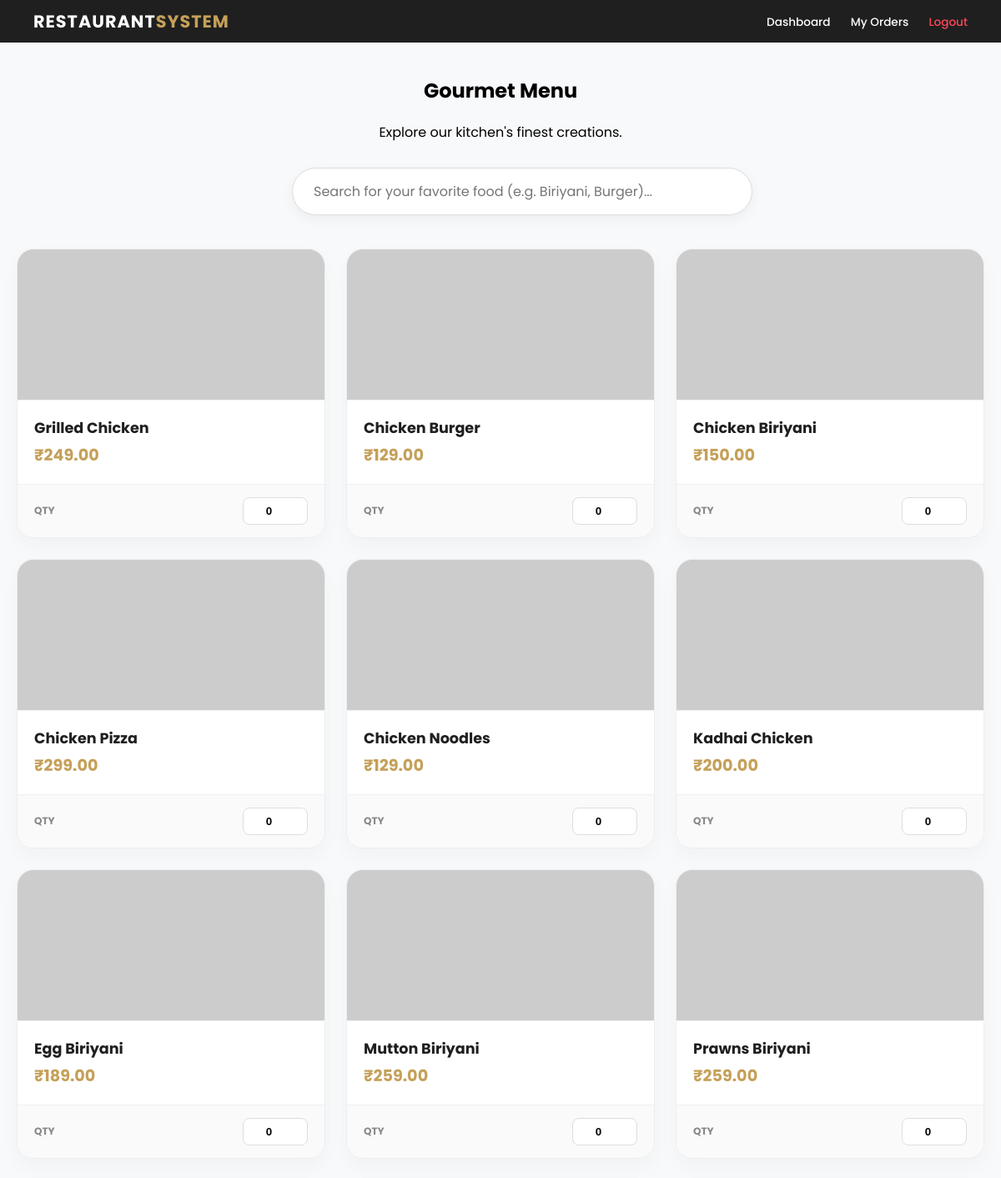
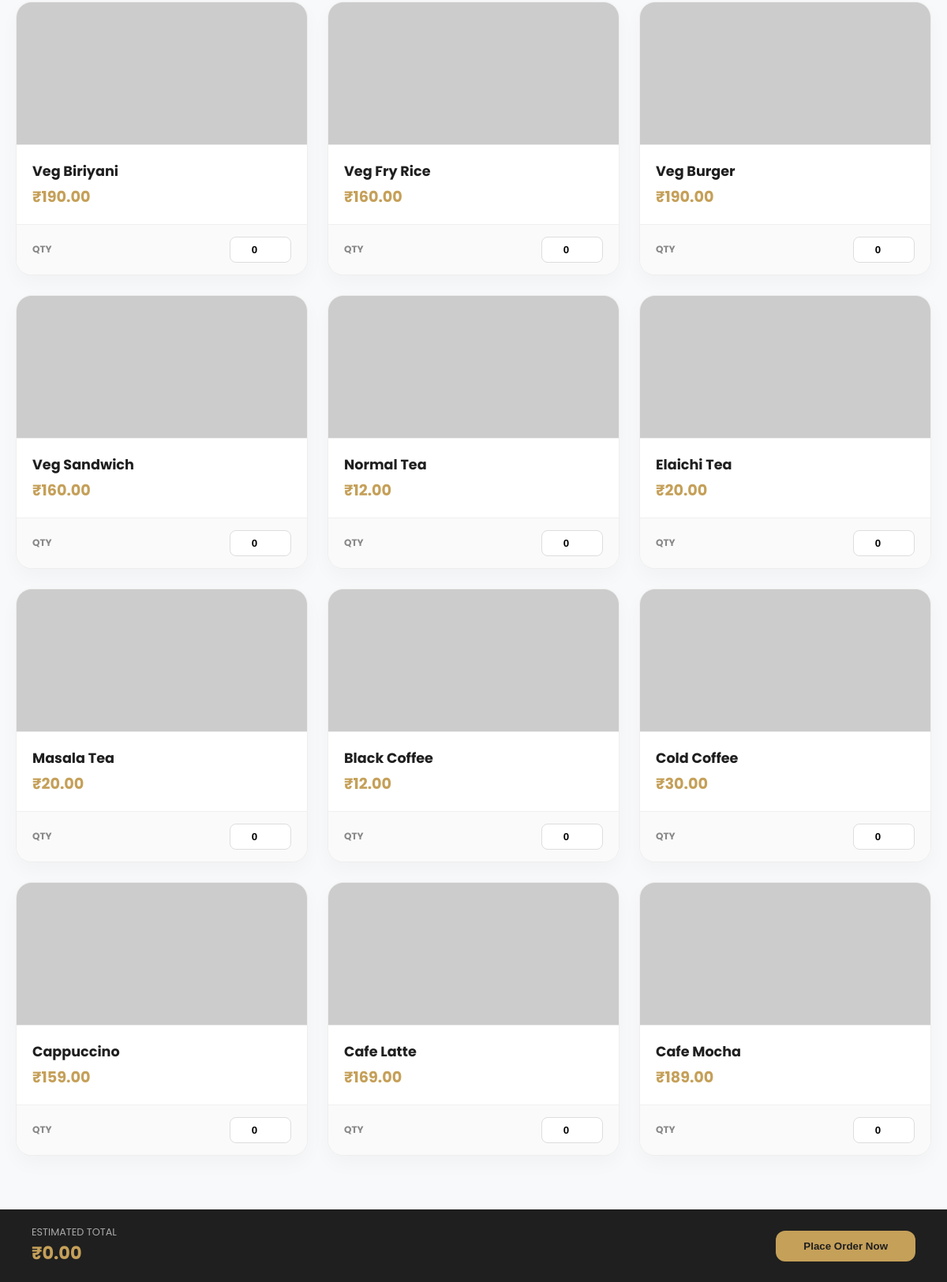
Screenshot of /order.php (signed in) with the database file from the repository (2 pictures, top to bottom).
### tables this page shows
CREATE TABLE `menu` (
  `menu_id` int(11) NOT NULL,
  `item_name` varchar(100) NOT NULL,
  `description` text DEFAULT NULL,
  `price` decimal(10,2) NOT NULL,
  `image` varchar(255) DEFAULT NULL,
  `category` varchar(50) DEFAULT NULL,
  `created_at` timestamp NOT NULL DEFAULT current_timestamp()
);

### order.php (the view, shortened to what this page needs)
<?php
require_once __DIR__ . '/config.php';
$menus = $conn->query("SELECT * FROM menu");
?>
<!DOCTYPE html>
<html lang="en">
<head>
</head>
<body>
<nav class="navbar">
    <h1>RESTAURANT<span>SYSTEM</span></h1>
    <div class="nav-links">
        <a href="customer_dashboard.php">Dashboard</a>
        <a href="my_orders.php">My Orders</a>
        <a href="logout.php" style="color: #ff4757;">Logout</a>
    </div>
</nav>
<div class="container">
    <div class="menu-header">
        <h2>Gourmet Menu</h2>
        <p>Explore our kitchen's finest creations.</p>
    </div>
    <div class="search-container">
        <input type="text" id="menuSearch" placeholder="Search for your favorite food (e.g. Biriyani, Burger)...">
    </div>
    <form method="POST" id="orderForm">
        <div class="menu-grid" id="menuGrid">
            <?php while ($row = $menus->fetch_assoc()): ?>
                <div class="food-card">
                    <?php
                        $rawImg = $row['image'];
                        if (filter_var($rawImg, FILTER_VALIDATE_URL)) { $imgSrc = $rawImg; }
                        elseif (!empty($rawImg)) { $imgSrc = "images/" . $rawImg; }
                        else { $imgSrc = "images/default-food.jpg"; }
                    ?>
                    <img src="<?php echo $imgSrc; ?>" class="food-image" onerror="this.onerror=null;this.src='https://via.placeholder.com/300x200?text=Food+Image';">
                    <div class="food-info">
                        <div class="food-name"><?php echo htmlspecialchars($row['item_name']); ?></div>
                        <div class="food-price">₹<?php echo number_format($row['price'], 2); ?></div>
                    </div>
                    <div class="qty-wrapper">
                        <span style="font-size: 0.75rem; color: #888; font-weight:700;">QTY</span>
                        <input type="number" name="items[<?php echo $row['menu_id']; ?>]"
                               class="qty-input" data-price="<?php echo $row['price']; ?>"
                               min="0" value="0">
                    </div>
                </div>
            <?php endwhile; ?>
        </div>
        <div class="summary-bar">
            <div>
                <span style="color: #aaa; font-size: 0.8rem; display: block;">ESTIMATED TOTAL</span>
                <span class="total-display">₹<span id="liveTotal">0.00</span></span>
            </div>
            <button type="submit" name="place_order" class="btn-order">Place Order Now</button>
        </div>
    </form>
</div>
</body>
</html>

### order.php (style rules this page uses)
:root { --gold: #c5a059; --dark: #1f1f1f; --bg: #f8f9fa; }
body { background: var(--bg); font-family: 'Poppins', sans-serif; margin: 0; padding-bottom: 120px; }
.navbar { background: var(--dark); padding: 15px 40px; display: flex; justify-content: space-between; align-items: center; color: white; position: sticky; top: 0; z-index: 1000; }
.navbar h1 span { color: var(--gold); }
.navbar a { color: white; text-decoration: none; font-size: 0.85rem; margin-left: 20px; font-weight: 500; }
.container { max-width: 1200px; margin: 40px auto; padding: 0 20px; }
.menu-header { margin-bottom: 30px; text-align: center; }
.navbar { background: var(--dark); padding: 10px 40px; display: flex; justify-content: space-between; align-items: center; color: white; position: sticky; top: 0; z-index: 1000; }
.navbar h1 { font-size: 1.3rem; margin: 0; letter-spacing: 1px; }
.navbar a { color: white; text-decoration: none; font-size: 0.85rem; margin-left: 20px; font-weight: 500; transition: 0.3s; }
.search-container { max-width: 500px; margin: 0 auto 40px; position: relative; }
#menuSearch { width: 100%; padding: 15px 25px; border-radius: 30px; border: 1px solid #ddd; font-family: inherit; font-size: 1rem; box-shadow: 0 5px 15px rgba(0,0,0,0.05); outline: none; transition: 0.3s; }
.menu-grid { display: grid; grid-template-columns: repeat(auto-fill, minmax(280px, 1fr)); gap: 25px; }
.food-card { background: #fff; border-radius: 20px; overflow: hidden; box-shadow: 0 10px 25px rgba(0,0,0,0.03); border: 1px solid #eee; transition: 0.3s; display: flex; flex-direction: column; }
.food-image { width: 100%; height: 180px; object-fit: cover; background: #eee; border-bottom: 1px solid #eee; }
.food-info { padding: 20px; flex-grow: 1; }
.food-name { font-size: 1.1rem; font-weight: 700; margin-bottom: 5px; color: var(--dark); }
.food-price { color: var(--gold); font-weight: 700; font-size: 1.2rem; }
.qty-wrapper { background: #fafafa; padding: 15px 20px; display: flex; justify-content: space-between; align-items: center; border-top: 1px solid #f0f0f0; }
.qty-input { width: 60px; padding: 8px; border-radius: 8px; border: 1.5px solid #ddd; text-align: center; font-weight: 600; }
.summary-bar { position: fixed; bottom: 0; left: 0; right: 0; background: var(--dark); color: white; padding: 20px 40px; display: flex; justify-content: space-between; align-items: center; z-index: 2000; }
.total-display { font-size: 1.4rem; font-weight: 700; color: var(--gold); }
.btn-order { background: var(--gold); color: var(--dark); border: none; padding: 12px 35px; border-radius: 12px; font-weight: 700; cursor: pointer; transition: 0.3s; }

### rows the page displays
menu: item_name "Grilled Chicken", price "249.00"
menu: item_name "Chicken Burger", price "129.00"
menu: item_name "Chicken Biriyani", price "150.00"
menu: item_name "Chicken Pizza", price "299.00"
menu: item_name "Chicken Noodles", price "129.00"
menu: item_name "Kadhai Chicken", price "200.00"
menu: item_name "Egg Biriyani", price "189.00"
menu: item_name "Mutton Biriyani", price "259.00"
menu: item_name "Prawns Biriyani", price "259.00"
menu: item_name "Veg Biriyani", price "190.00"
menu: item_name "Veg Fry Rice", price "160.00"
menu: item_name "Veg Burger", price "190.00"
menu: item_name "Veg Sandwich", price "160.00"
menu: item_name "Normal Tea", price "12.00"
menu: item_name "Elaichi Tea", price "20.00"
menu: item_name "Masala Tea", price "20.00"
menu: item_name "Black Coffee", price "12.00"
menu: item_name "Cold Coffee", price "30.00"
menu: item_name "Cappuccino", price "159.00"
menu: item_name "Cafe Latte", price "169.00"
menu: item_name "Cafe Mocha", price "189.00"
